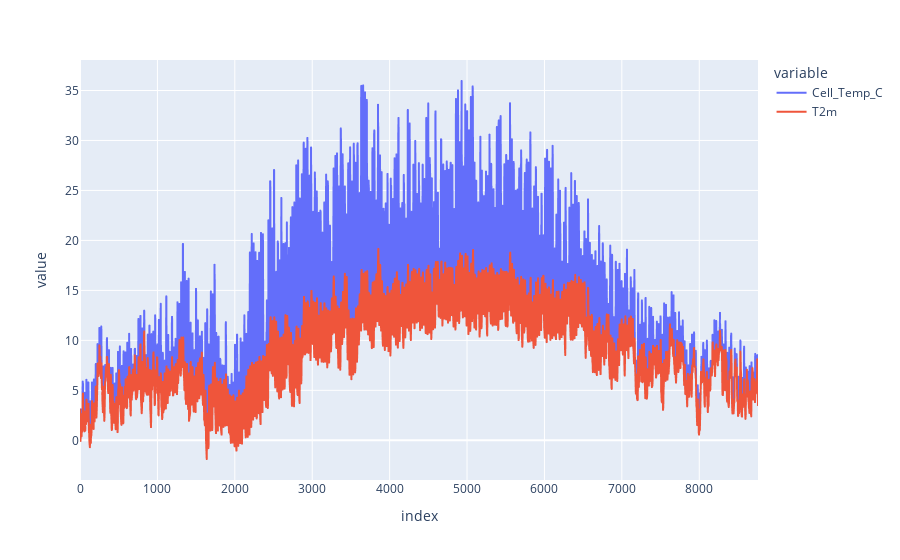

Notebook code for this chart:
### Code cell
px.line(pv_model.models[0]["model_result"][["Cell_Temp_C", "T2m"]])

### Figure 1 — Plotly figure (JSON) as saved in the notebook; plotly's stock layout.template omitted (floating-point values rounded to 4 significant figures; data arrays with more than 128 entries replaced by an {"elided": "..."} marker saying what was removed)
{"data": [{"hovertemplate": "variable=Cell_Temp_C<br>index=%{x}<br>value=%{y}<extra></extra>", "legendgroup": "Cell_Temp_C", "line": {"color": "#636efa", "dash": "solid"}, "marker": {"symbol": "circle"}, "mode": "lines", "name": "Cell_Temp_C", "showlegend": true, "type": "scattergl", "x": {"elided": "8760 int values"}, "xaxis": "x", "y": {"elided": "8760 float values"}, "yaxis": "y"}, {"hovertemplate": "variable=T2m<br>index=%{x}<br>value=%{y}<extra></extra>", "legendgroup": "T2m", "line": {"color": "#EF553B", "dash": "solid"}, "marker": {"symbol": "circle"}, "mode": "lines", "name": "T2m", "showlegend": true, "type": "scattergl", "x": {"elided": "8760 int values"}, "xaxis": "x", "y": {"elided": "8760 float values"}, "yaxis": "y"}], "layout": {"legend": {"title": {"text": "variable"}, "tracegroupgap": 0}, "margin": {"t": 60}, "xaxis": {"anchor": "y", "domain": [0, 1], "title": {"text": "index"}}, "yaxis": {"anchor": "x", "domain": [0, 1], "title": {"text": "value"}}}}
